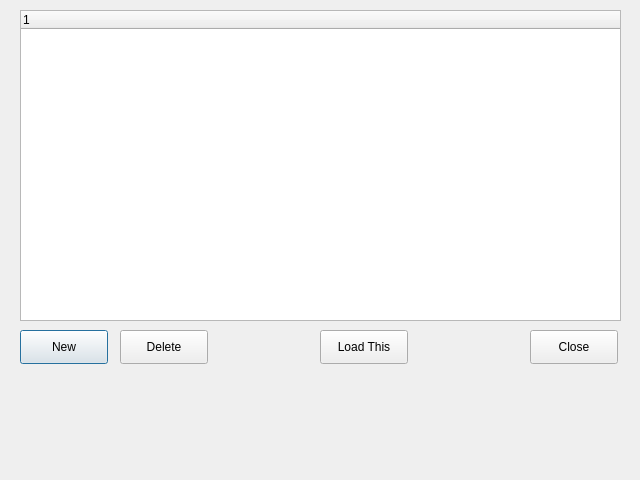
<?xml version="1.0" encoding="UTF-8"?>
<ui version="4.0">
 <class>ReadyParamList</class>
 <widget class="QDialog" name="ReadyParamList">
  <property name="geometry">
   <rect>
    <x>0</x>
    <y>0</y>
    <width>640</width>
    <height>480</height>
   </rect>
  </property>
  <property name="windowTitle">
   <string>Dialog</string>
  </property>
  <widget class="QTreeWidget" name="treeWidget">
   <property name="geometry">
    <rect>
     <x>20</x>
     <y>10</y>
     <width>601</width>
     <height>311</height>
    </rect>
   </property>
   <column>
    <property name="text">
     <string notr="true">1</string>
    </property>
   </column>
  </widget>
  <widget class="QPushButton" name="pushButton">
   <property name="geometry">
    <rect>
     <x>20</x>
     <y>330</y>
     <width>88</width>
     <height>34</height>
    </rect>
   </property>
   <property name="text">
    <string>New</string>
   </property>
  </widget>
  <widget class="QPushButton" name="pushButton_2">
   <property name="geometry">
    <rect>
     <x>530</x>
     <y>330</y>
     <width>88</width>
     <height>34</height>
    </rect>
   </property>
   <property name="text">
    <string>Close</string>
   </property>
  </widget>
  <widget class="QPushButton" name="pushButton_3">
   <property name="geometry">
    <rect>
     <x>120</x>
     <y>330</y>
     <width>88</width>
     <height>34</height>
    </rect>
   </property>
   <property name="text">
    <string>Delete</string>
   </property>
  </widget>
  <widget class="QPushButton" name="pushButton_4">
   <property name="geometry">
    <rect>
     <x>320</x>
     <y>330</y>
     <width>88</width>
     <height>34</height>
    </rect>
   </property>
   <property name="text">
    <string>Load This</string>
   </property>
  </widget>
 </widget>
 <resources/>
 <connections/>
</ui>
